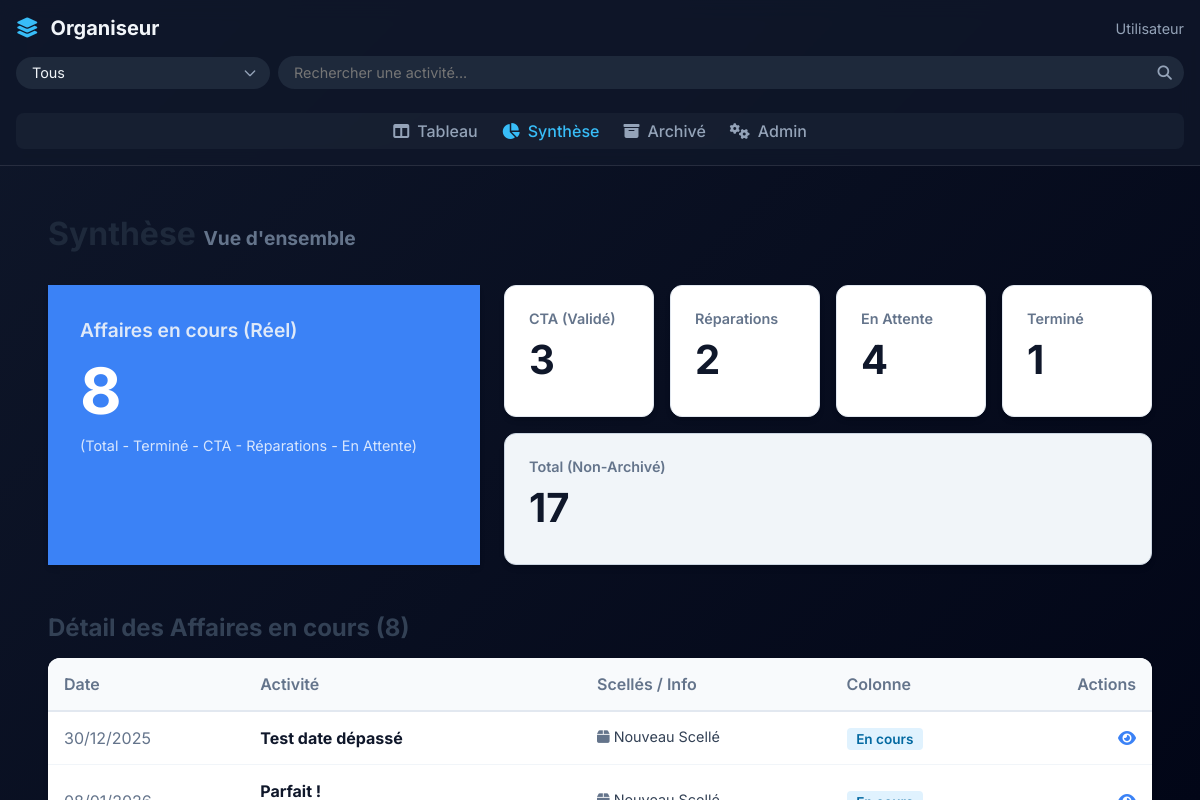
The app's page /synthese/ with its own data.
### web/kanban/models.py (models this page shows, shortened)
class Activity(models.Model):
    name = models.CharField(max_length=255, blank=True, null=True)
    date = models.DateField()
    description = models.TextField(blank=True, null=True)
    column = models.ForeignKey(KanbanColumn, on_delete=models.SET_NULL, blank=True, null=True, related_name='activities')
    tags = models.ManyToManyField(Tag, db_table='activity_tags', blank=True)
    class Meta:
        managed = False
        db_table = 'activities'
        verbose_name = "Activité"
        verbose_name_plural = "Activités"
        ordering = ['date']

class Scelle(models.Model):
    name = models.CharField(max_length=255, blank=True, null=True)
    info = models.TextField(blank=True, null=True)
    activity = models.ForeignKey(Activity, on_delete=models.CASCADE, blank=True, null=True, related_name='scelles')
    cta_validated = models.BooleanField(default=False)
    reparations_validated = models.BooleanField(default=False)
    reparations_details = models.TextField(blank=True, null=True)
    important_info = models.TextField(blank=True, null=True)
    tags = models.ManyToManyField(Tag, db_table='scelle_tags', blank=True)
    class Meta:
        managed = False
        db_table = 'scelles'
        verbose_name = "Scellé"
        verbose_name_plural = "Scellés"

class KanbanColumn(models.Model):
    name = models.CharField(max_length=255, unique=True, blank=True, null=True)
    order_index = models.IntegerField(default=0)
    class Meta:
        managed = False
        db_table = 'kanban_columns'
        verbose_name = "Colonne"
        verbose_name_plural = "Colonnes"
        ordering = ['order_index']

### web/kanban/views.py (the view)
# urls.py: path('synthese/', views.synthese, name='synthese'),
def synthese(request):
    base_qs = Activity.objects.exclude(column__name='Archivé')
    total_count = base_qs.count()
    termine_qs = base_qs.filter(column__name='Terminé')
    termine_count = termine_qs.count()
    non_termine_qs = base_qs.exclude(column__name='Terminé')
    cta_qs = non_termine_qs.filter(scelles__cta_validated=True).distinct()
    cta_count = cta_qs.count()
    rep_qs = non_termine_qs.filter(scelles__reparations_validated=True).distinct()
    reparation_count = rep_qs.count()
    attente_qs = non_termine_qs.filter(column__name='En attente')
    attente_count = attente_qs.count()
    remaining_qs = non_termine_qs.exclude(
        Q(scelles__cta_validated=True) |
        Q(scelles__reparations_validated=True) |
        Q(column__name='En attente')
    ).distinct()
    remaining_count = remaining_qs.count()
    context = {
        'page_title': "Synthèse des Activités",
        'total_count': total_count,
        'termine_count': termine_count,
        'cta_count': cta_count,
        'reparation_count': reparation_count,
        'attente_count': attente_count,
        'remaining_count': remaining_count,
        'remaining_activities': remaining_qs.prefetch_related('tags', 'scelles').order_by('date')
    }
    return render(request, 'kanban/synthese.html', context)

### web/kanban/templates/kanban/synthese.html (shortened to what this page needs)
{% extends 'kanban/base.html' %}
{% block content %}
<div class="container-fluid" style="padding: 2rem;">
    <h1 style="margin-bottom: 2rem; color: #1e293b;">
        Synthèse <small style="font-size: 0.6em; color: #64748b;">Vue d'ensemble</small>
    </h1>
    <div class="row" style="display: flex; gap: 1.5rem; flex-wrap: wrap; margin-bottom: 3rem;">
        <div class="card summary-card big-card" style="flex: 2; min-width: 300px; background: #3b82f6; color: white;">
            <div class="card-body" style="padding: 2rem;">
                <h3 class="card-title" style="font-size: 1.2rem; opacity: 0.9;">Affaires en cours (Réel)</h3>
                <p class="card-text" style="font-size: 4rem; font-weight: 700; margin: 0.5rem 0;">
                    {{ remaining_count }}
                </p>
                <p style="opacity: 0.8; font-size: 0.9rem;">
                    (Total - Terminé - CTA - Réparations - En Attente)
                </p>
            </div>
        </div>
        <div style="flex: 3; display: flex; gap: 1rem; flex-wrap: wrap;">
            <div class="card summary-card"
                style="flex: 1; min-width: 150px; background: white; border: 1px solid #e2e8f0; border-radius: 12px; padding: 1.5rem;">
                <h4 style="color: #64748b; font-size: 0.9rem; font-weight: 600;">CTA (Validé)</h4>
                <p style="font-size: 2.5rem; font-weight: 700; color: #0f172a; margin: 0.5rem 0;">{{ cta_count }}</p>
            </div>
            <div class="card summary-card"
                style="flex: 1; min-width: 150px; background: white; border: 1px solid #e2e8f0; border-radius: 12px; padding: 1.5rem;">
                <h4 style="color: #64748b; font-size: 0.9rem; font-weight: 600;">Réparations</h4>
                <p style="font-size: 2.5rem; font-weight: 700; color: #0f172a; margin: 0.5rem 0;">{{ reparation_count }}
                </p>
            </div>
            <div class="card summary-card"
                style="flex: 1; min-width: 150px; background: white; border: 1px solid #e2e8f0; border-radius: 12px; padding: 1.5rem;">
                <h4 style="color: #64748b; font-size: 0.9rem; font-weight: 600;">En Attente</h4>
                <p style="font-size: 2.5rem; font-weight: 700; color: #0f172a; margin: 0.5rem 0;">{{ attente_count }}
                </p>
            </div>
            <div class="card summary-card"
                style="flex: 1; min-width: 150px; background: white; border: 1px solid #e2e8f0; border-radius: 12px; padding: 1.5rem;">
                <h4 style="color: #64748b; font-size: 0.9rem; font-weight: 600;">Terminé</h4>
                <p style="font-size: 2.5rem; font-weight: 700; color: #0f172a; margin: 0.5rem 0;">{{ termine_count }}
                </p>
            </div>
            <div class="card summary-card"
                style="flex: 1; min-width: 150px; background: #f1f5f9; border: 1px solid #cbd5e1; border-radius: 12px; padding: 1.5rem;">
                <h4 style="color: #64748b; font-size: 0.9rem; font-weight: 600;">Total (Non-Archivé)</h4>
                <p style="font-size: 2.5rem; font-weight: 700; color: #0f172a; margin: 0.5rem 0;">{{ total_count }}</p>
            </div>
        </div>
    </div>
    <h2 style="font-size: 1.5rem; margin-bottom: 1rem; color: #334155;">
        Détail des Affaires en cours ({{ remaining_count }})
    </h2>
    <div style="background: white; border-radius: 12px; box-shadow: 0 4px 6px -1px rgb(0 0 0 / 0.1); overflow: hidden;">
        <table style="width: 100%; border-collapse: collapse;">
            <thead style="background: #f8fafc; border-bottom: 2px solid #e2e8f0;">
                <tr>
                    <th style="text-align: left; padding: 1rem; color: #64748b; font-weight: 600;">Date</th>
                    <th style="text-align: left; padding: 1rem; color: #64748b; font-weight: 600;">Activité</th>
                    <th style="text-align: left; padding: 1rem; color: #64748b; font-weight: 600;">Scellés / Info</th>
                    <th style="text-align: left; padding: 1rem; color: #64748b; font-weight: 600;">Colonne</th>
                    <th style="text-align: right; padding: 1rem; color: #64748b; font-weight: 600;">Actions</th>
                </tr>
            </thead>
            <tbody>
                {% for activity in remaining_activities %}
                <tr style="border-bottom: 1px solid #f1f5f9;">
                    <td style="padding: 1rem; color: #64748b;">{{ activity.date|date:"d/m/Y" }}</td>
                    <td style="padding: 1rem;">
                        <a href="{% url 'kanban:board' %}?highlight={{ activity.id }}"
                            style="text-decoration: none; color: inherit;">
                            <strong style="color: #0f172a; display: block;">
                                {{ activity.name|default:"Sans nom" }}
                            </strong>
                        </a>
                    </td>
                    <td style="padding: 1rem;">
                        {% for scelle in activity.scelles.all %}
                        <div style="font-size: 0.9em; margin-bottom: 0.2rem; color: #334155;">
                            <i class="fa-solid fa-box" style="color: #64748b;"></i> {{ scelle.name }}
                        </div>
                        {% endfor %}
                    </td>
                    <td style="padding: 1rem;">
                        <span
                            style="background: #e0f2fe; color: #0369a1; padding: 0.2rem 0.6rem; border-radius: 4px; font-size: 0.85em; font-weight: 600;">
                            {{ activity.column.name }}
                        </span>
                    </td>
                    <td style="padding: 1rem; text-align: right;">
                        <a href="{% url 'kanban:activity_detail' activity.id %}" class="btn-icon" title="Détails"
                            style="color: #3b82f6;">
                            <i class="fa-solid fa-eye"></i>
                        </a>
                    </td>
                </tr>
                {% endfor %}
            </tbody>
        </table>
    </div>
</div>
{% endblock %}

### web/kanban/static/kanban/css/style.css (style rules this page uses)
:root { --bg-primary: #0f172a; --bg-secondary: #1e293b; --bg-column: rgba(30, 41, 59, 0.7); --bg-card: rgba(51, 65, 85, 0.6); --bg-card-hover: rgba(71, 85, 105, 0.8); --text-primary: #f1f5f9; --text-secondary: #94a3b8; --accent: #38bdf8; --glass-border: 1px solid rgba(255, 255, 255, 0.1); --shadow-sm: 0 1px 2px 0 rgba(0, 0, 0, 0.05); --shadow-md: 0 4px 6px -1px rgba(0, 0, 0, 0.1), 0 2px 4px -1px rgba(0, 0, 0, 0.06); --shadow-lg: 0 10px 15px -3px rgba(0, 0, 0, 0.1), 0 4px 6px -2px rgba(0, 0, 0, 0.05); }
* { box-sizing: border-box; margin: 0; padding: 0; }
body { font-family: 'Inter', sans-serif; background: linear-gradient(135deg, #0f172a 0%, #020617 100%); color: var(--text-primary); height: 100vh; overflow: hidden; }
.card-title { font-size: 0.95rem; font-weight: 600; margin-bottom: 0.25rem; line-height: 1.4; color: var(--text-primary); }

### web/kanban/templates/kanban/synthese.html (style rules this page uses)
.summary-card { box-shadow: 0 4px 6px -1px rgb(0 0 0 / 0.1), 0 2px 4px -2px rgb(0 0 0 / 0.1); transition: transform 0.2s; }

### records on screen
Activity: date "30/12/2025", name "Test date dépassé", column.name "En cours"
Scelle: name "Nouveau Scellé"
Activity: name "Parfait !"

### other values on screen
{{ user.username|default:"Utilisateur" }} "Utilisateur"
{{ remaining_count }} "8"
{{ cta_count }} "3"
{{ reparation_count }} "2"
{{ attente_count }} "4"
{{ termine_count }} "1"
{{ total_count }} "17"
